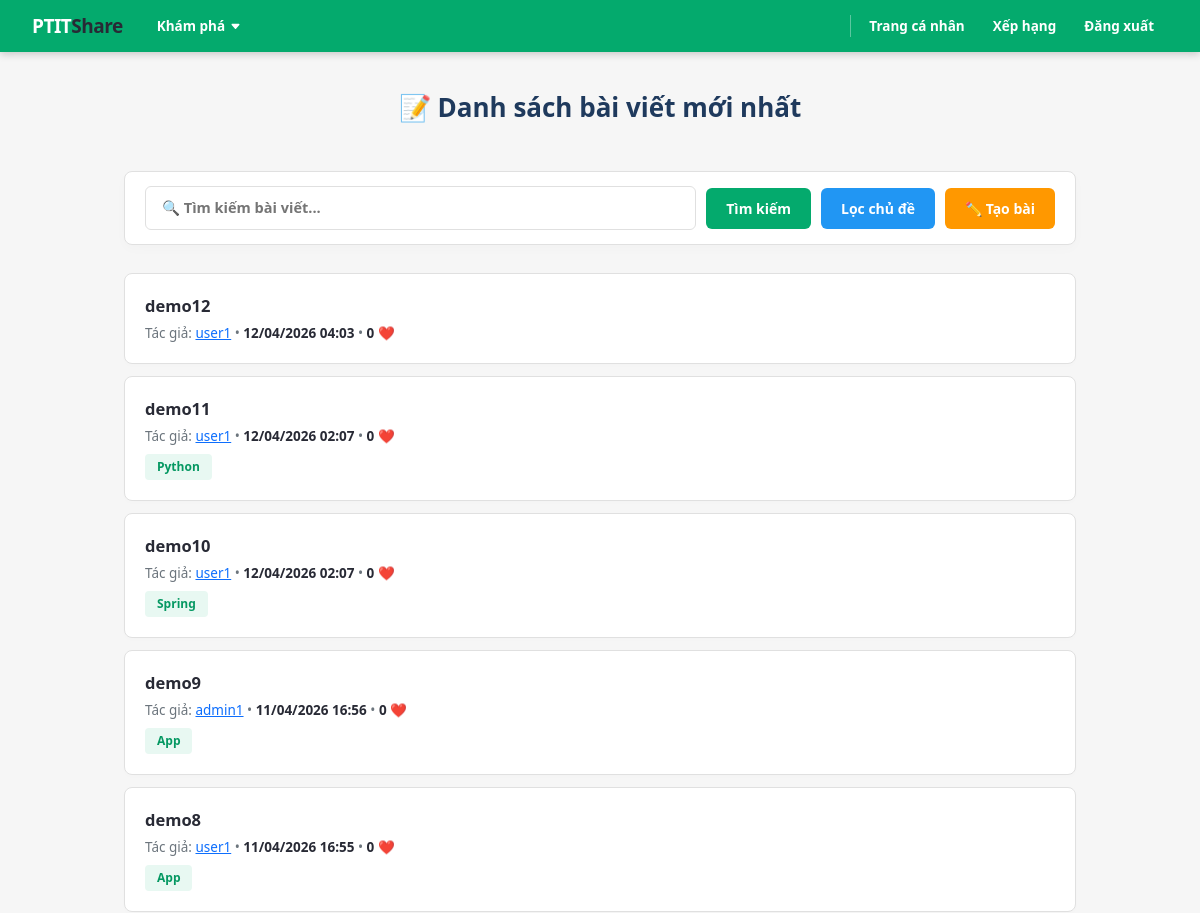
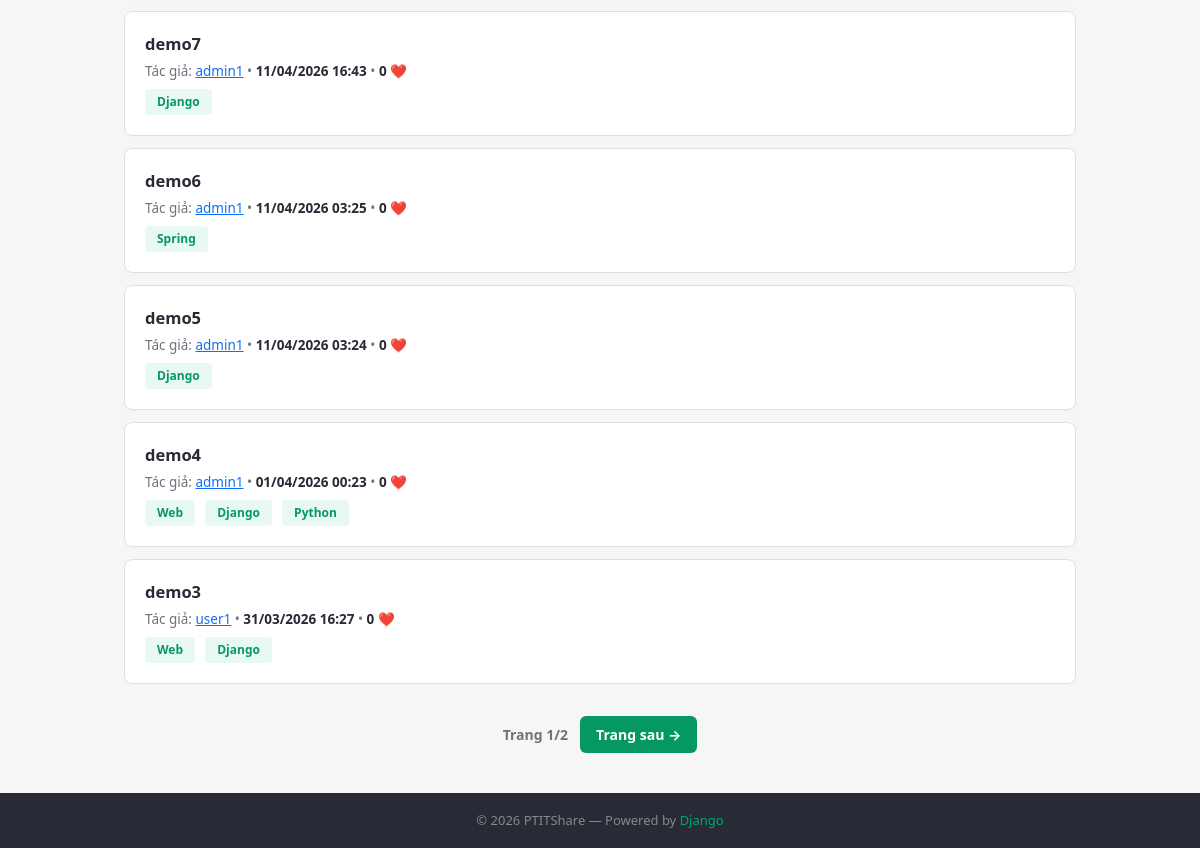
The app's page /blog/ (signed in), older data (2 pictures, top to bottom).
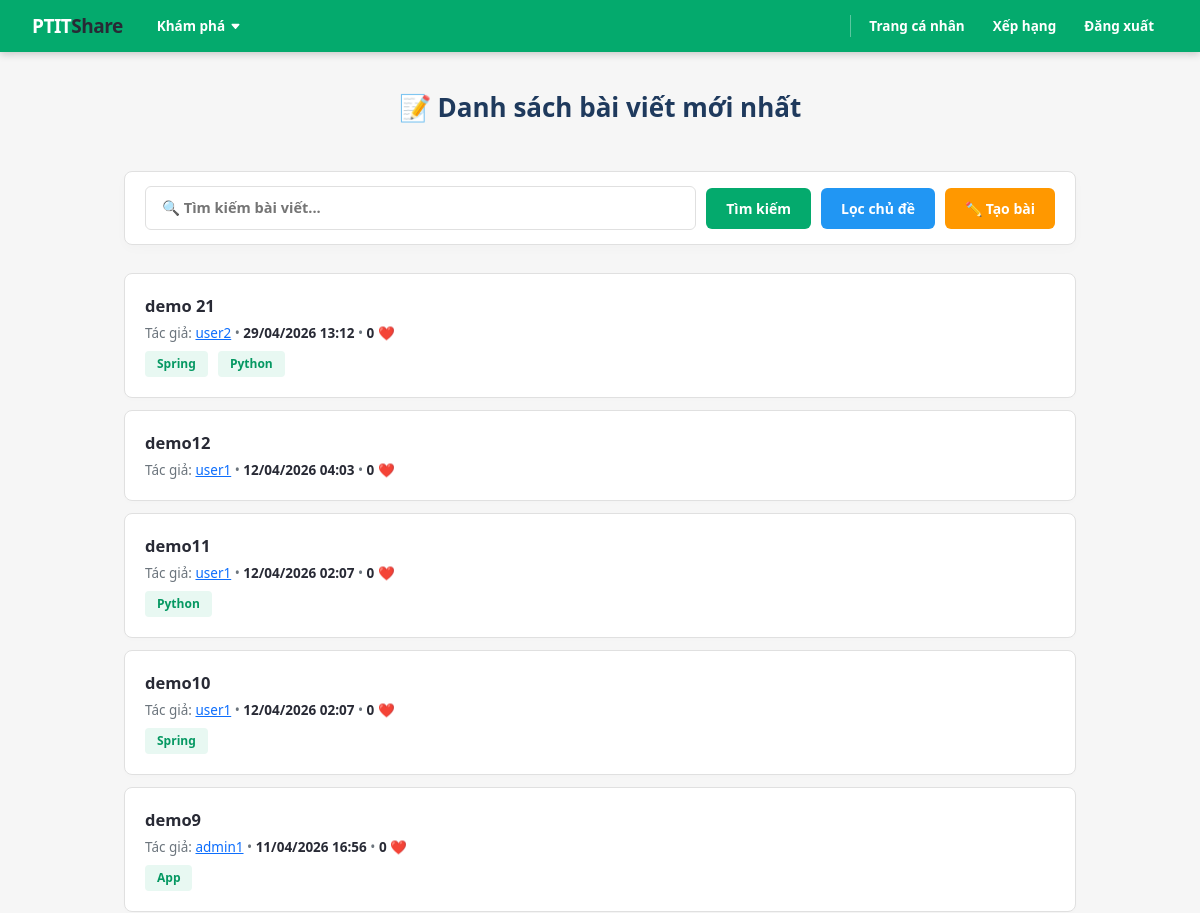
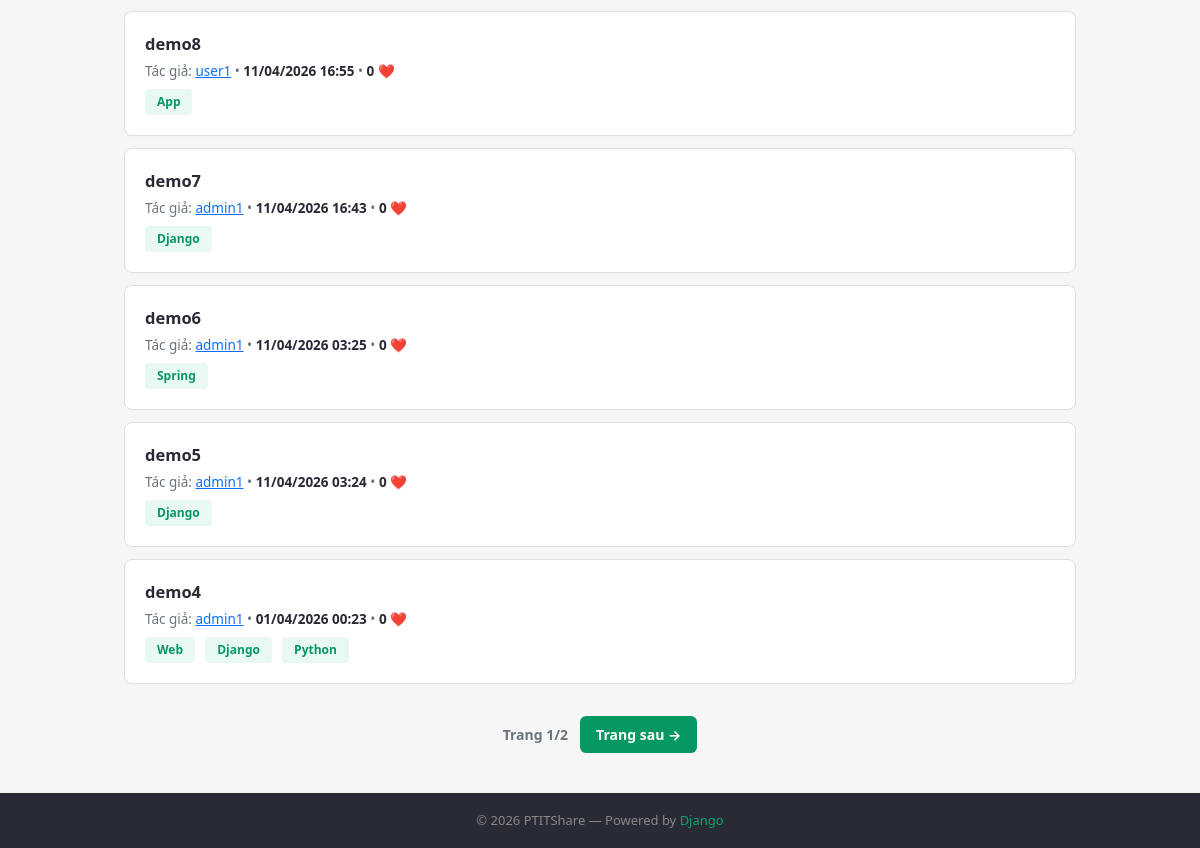
The same page, newer data (2 pictures, top to bottom).
### blog/models.py (models this page shows, shortened)
class Article(models.Model):
    title = models.CharField(max_length=255)
    like = models.IntegerField(default=0)
    content = RichTextField()
    author = models.ForeignKey(User, on_delete=models.CASCADE)
    topic = models.ManyToManyField(Topic, blank=True)
    created_at = models.DateTimeField(auto_now_add=True)

class User(AbstractUser):
    GENDER_CHOICES = [
        ('Nam', 'Nam'),
        ('Nữ', 'Nữ'),
    ]
    name = models.CharField()
    gender = models.CharField(max_length=10, choices=GENDER_CHOICES)
    birth = models.DateField(null=True, blank=True)
    email = models.EmailField(unique=True)
    mark = models.IntegerField(default=0)

class Topic(models.Model):
    name = models.CharField(max_length=255, unique=True)

### blog/views.py (the view)
# urls.py: path('',views.home, name = 'home'),
@login_required(login_url='blog:login')
def home(request):
    if(request.GET.get('form')==None):
        return article_list(request)
    else:
        if(request.GET.get('form')=='search'):
            return search(request)
        else:
            return redirect('blog:error')

### blog/views.py (called while the page is built)
@login_required(login_url='blog:login')
def article_list(request):
    articles = Article.objects.all().order_by('-created_at')
    paginator = Paginator(articles, 10)
    page_number = request.GET.get('page')
    page_obj = paginator.get_page(page_number)
    return render(request, 'home.html', {'posts': page_obj})

### blog/templates/home.html (shortened to what this page needs)
<!DOCTYPE html>
<html lang="vi">
<head>
    <link rel="stylesheet" href="https://cdn.jsdelivr.net/npm/bootstrap@5.3.2/dist/css/bootstrap.min.css">
</head>
<body>
<nav class="navbar">
    <a class="nav-logo" href="#">PTIT<span>Share</span></a>
    <div class="nav-dropdown">
        <div class="nav-dropdown-btn">
            Khám phá
            <svg xmlns="http://www.w3.org/2000/svg" width="11" height="11" fill="currentColor" viewBox="0 0 16 16">
                <path d="M7.247 11.14 2.451 5.658C1.885 5.013 2.345 4 3.204 4h9.592a1 1 0 0 1 .753 1.659l-4.796 5.48a1 1 0 0 1-1.506 0z"/>
            </svg>
        </div>
    </div>
    <a href="{% url 'blog:this_user' %}" class="nav-link">Trang cá nhân</a>
    <a href="{% url 'blog:user-list' %}" class="nav-link">Xếp hạng</a>
    <a href="{% url 'blog:logout' %}" class="nav-link">Đăng xuất</a>
</nav>
<main class="container">
    <h1>📝 Danh sách bài viết mới nhất</h1>
    <br>
    <div class="search-section">
        <form method="get" action="" class="search-form">
            <input type="text" name="keyword" placeholder="🔍 Tìm kiếm bài viết...">
            <button type="submit" name="form" value="search" class="btn-action btn-search">Tìm kiếm</button>
            <a href="{% url 'blog:filter' %}" class="btn-action btn-filter">Lọc chủ đề</a>
            <a href="{% url 'blog:create' %}" class="btn-action btn-create">✏️ Tạo bài</a>
        </form>
    </div>
    {% if posts %}
        <ul class="test-list">
            {% for post in posts %}
                <li class="test-item">
                    <div class="test-info-meta">
                        <a class="test-title" style="text-decoration: none; color: inherit; display: block;"
                            href="{% url 'blog:article' post.id %}">
                            {{ post.title }}
                        </a>
                        <div class="test-sub-details">
                            Tác giả: <a href="{% url 'blog:user' post.author.id %}" >{{ post.author.username }}</a>
                            &bull; <span class="badge-quantity">{{ post.created_at|date:"d/m/Y H:i" }} </span>
                            &bull; <span class="badge-quantity">{{ post.like }} ❤️ </span>
                        </div>
                        {% if post.topic.all %}
                            <div class="post-topics">
                                {% for topic in post.topic.all %}
                                    <a class="topic-tag" style="text-decoration: none;"
                                        href="{% url 'blog:filter' %}?topics={{ topic.id }}">{{ topic.name }}</a>
                                {% endfor %}
                            </div>
                        {% endif %}
                    </div>
                </li>
            {% endfor %}
        </ul>
    {% else %}
        <div class="no-result">
            <p>Chưa có bài test nào.</p>
        </div>
    {% endif %}
    <div class="pagination">
        <span>Trang {{ posts.number }}/{{ posts.paginator.num_pages }}</span>
        {% if posts.has_next %}
            <a href="?page={{ posts.next_page_number }}">Trang sau →</a>
        {% endif %}
    </div>
</main>
<footer>
    &copy; 2026 PTITShare &mdash; Powered by <a href="#">Django</a>
</footer>
</body>
</html>

Row changes from the older to the newer data that the page shows:
no longer on this page (row unchanged): Article: title "demo3", author.username "user1", created_at "31/03/2026 16:27", like "0", Topic (name "Web"), Topic (name "Django")
added Article: title "demo 21", author.username "user2", created_at "29/04/2026 13:12", like "0", Topic (name "Spring"), Topic (name "Python")
